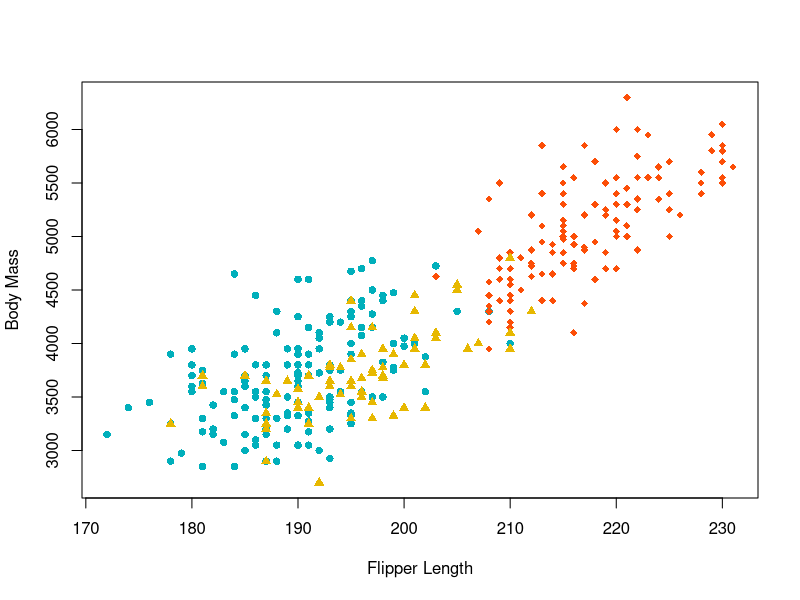
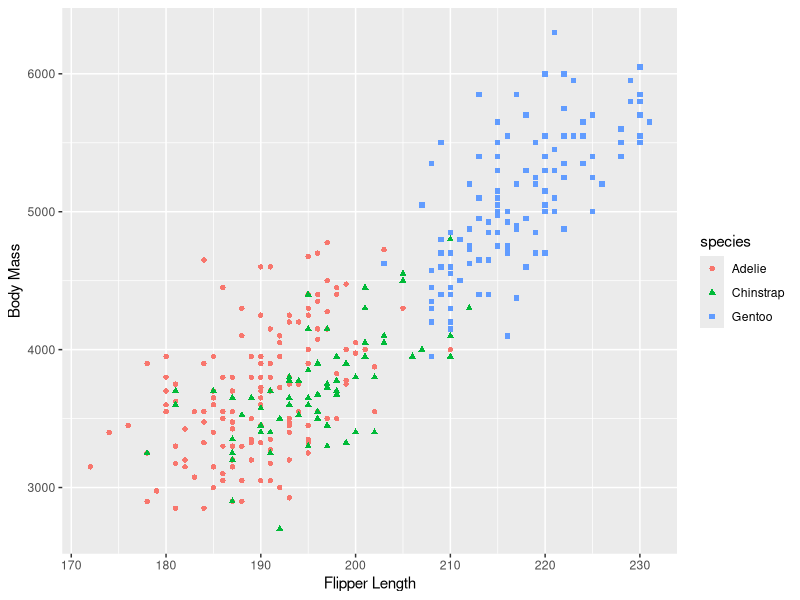

Recreate these plots in R, in order. (Note: this script raises an error after producing the figures.)
## ---- chunk 1
# Load Palmer Archipelago (Antarctica) Penguin Data
library(palmerpenguins)
# Return the first part of the dataset
head(penguins)
# Retrieve column names
colnames(penguins)

# Define color for each of the 3 iris species
colors <- c("#00AFBB", "#E7B800", "#FC4E07")
colors <- colors[as.numeric(penguins$species)]

# Define shapes
shapes = c(16, 17, 18) 
shapes <- shapes[as.numeric(penguins$species)]

plot(x = penguins$flipper_length_mm,
          y = penguins$body_mass_g,
          col = colors,
          pch = shapes,
          xlab = "Flipper Length",
          ylab = "Body Mass" )

## ---- chunk 2
#load ggplot2 package to make statistical graphics
library(ggplot2)
library(palmerpenguins)
p <- ggplot(penguins) +
  geom_point( aes(x = flipper_length_mm,
                  y = body_mass_g,
                  color = species,
                  shape = species)) +
  xlab("Flipper Length")+
  ylab("Body Mass")

print(p)
## ---- chunk 3
knitr::include_graphics("fig/Viz_chap/1_matplot.png")
## ---- chunk 4
knitr::include_graphics("fig/Viz_chap/2_seaborn.png")
